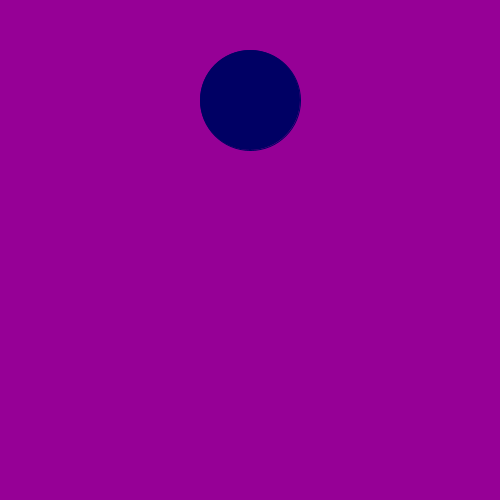
Frame 1 (no input)
Frame 60 (the mouse pressed at the canvas centre just before this capture): identical to frame 1, image omitted
Frame 120 (the mouse held since frame 60 and released just before this capture): identical to frame 1, image omitted

The Processing sketch that drew this single still picture (run headless with seeded random() and noise(); from frame 60 on, the mouse is pressed at the canvas centre):

// Processing sketch: sketch_201120a
// ── sketch_201120a.pde
void draw(){
 background(150,0,150);
 fill(0,0,100);
    stroke(0,0,100);
    ellipse(250,100,100,100);
  
}

void setup(){
  size(500,500);
  
}
